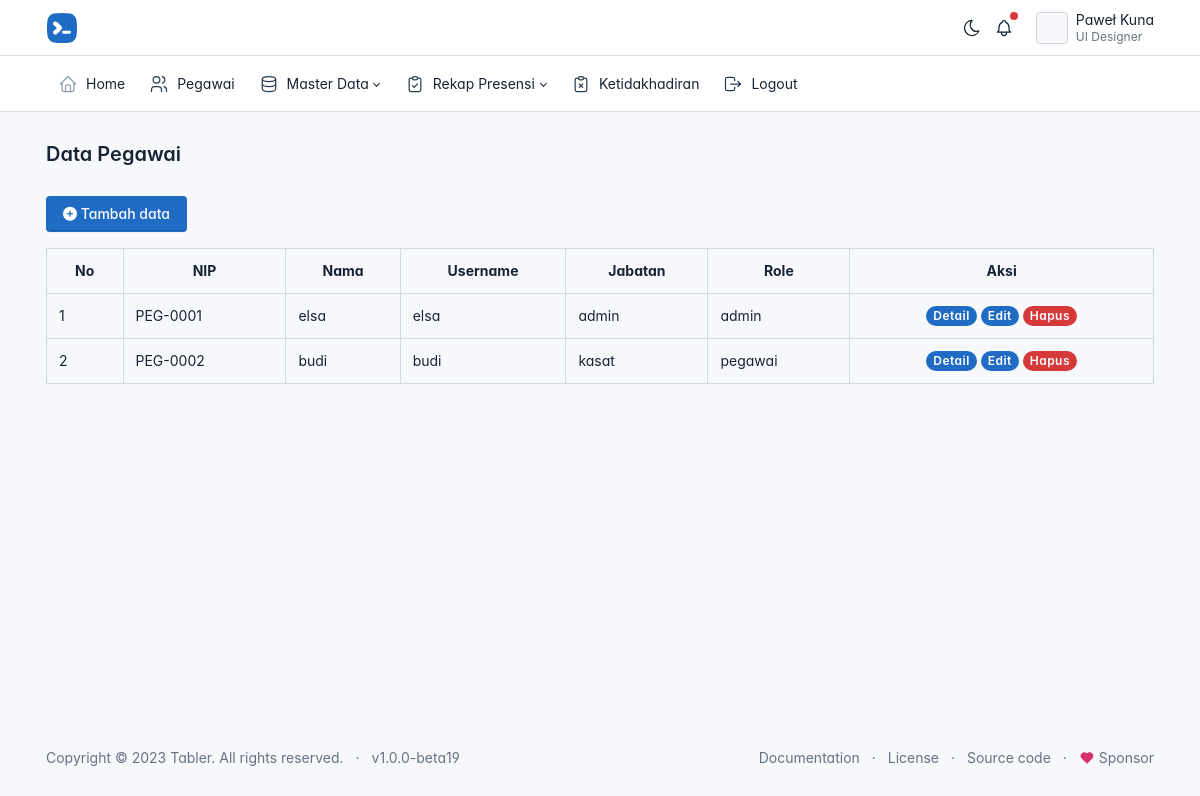
Before: /admin/data_pegawai/pegawai.php (signed in) with the older database file.
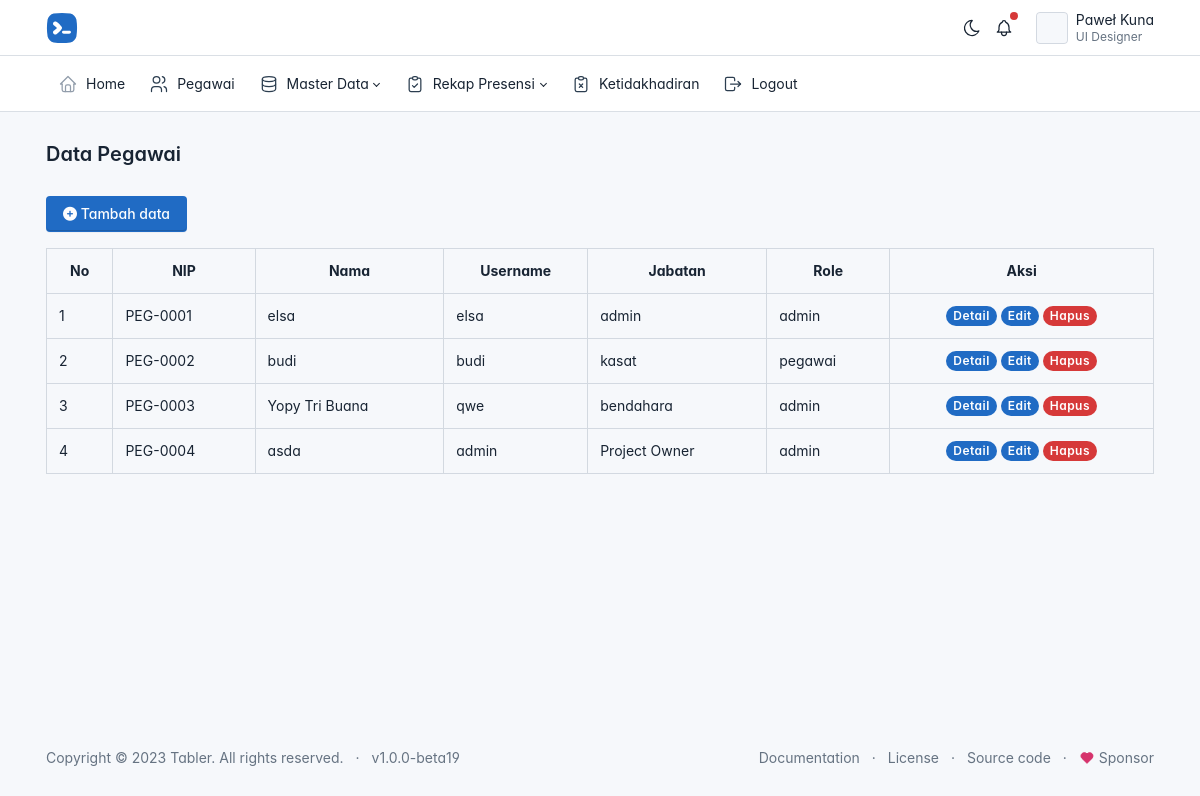
After: the same page with the newer database file.
### tables this page shows
CREATE TABLE `users` (
  `id` int(11) NOT NULL,
  `id_pegawai` int(11) NOT NULL,
  `username` varchar(255) NOT NULL,
  `password` varchar(255) NOT NULL,
  `status` varchar(20) NOT NULL,
  `role` varchar(20) NOT NULL
);

CREATE TABLE `pegawai` (
  `id` int(11) NOT NULL,
  `nip` varchar(50) NOT NULL,
  `nama` varchar(255) NOT NULL,
  `jenis_kelamin` varchar(50) NOT NULL,
  `alamat` varchar(225) NOT NULL,
  `no_handphone` varchar(20) NOT NULL,
  `jabatan` varchar(50) NOT NULL,
  `lokasi_presensi` varchar(225) NOT NULL,
  `foto` varchar(225) NOT NULL
);

### config.php (called while the page is built, shortened)
<?php
function base_url($url = null)
{
    $base_url = 'http://localhost/presensi';
    if ($url != null) {
        return $base_url . "/".$url;
    }
    return $base_url;
}

### admin/data_pegawai/pegawai.php (the view, shortened to what this page needs)
<?php
include('../../admin/layout/header.php');
require_once('../../config.php');
$result = mysqli_query($connection, "SELECT users.id_pegawai, users.username, users.password, users.status, users.role, pegawai.* FROM users JOIN pegawai ON users.id_pegawai = pegawai.id") or die(mysqli_error($connection));
?>
<div class="page-body">
    <div class="container-xl">
        <a href="<?= base_url('admin/data_pegawai/tambah.php') ?>" class="btn btn-primary">
            <span class="text">
                <i class="fa-solid fa-circle-plus"></i>
                Tambah data
            </span>
        </a>
        <table class="table table-bordered mt-3">
            <tr class="text-center">
                <th>No</th>
                <th>NIP</th>
                <th>Nama</th>
                <th>Username</th>
                <th>Jabatan</th>
                <th>Role</th>
                <th>Aksi</th>
            </tr>
            <?php if (mysqli_num_rows($result) === 0) { ?>
                <tr>
                    <td colspan="7">Data Kosong, Silahkan tambahkan data baru</td>
                </tr>
            <?php } else { ?>
                <?php $no = 1;
                while ($pegawai = mysqli_fetch_array($result)) : ?>
                    <tr >
                        <td><?= $no++ ?></td>
                        <td><?= $pegawai['nip'] ?></td>
                        <td><?= $pegawai['nama']  ?></td>
                        <td><?= $pegawai['username'] ?></td>
                        <td><?= $pegawai['jabatan'] ?></td>
                        <td><?= $pegawai['role'] ?></td>
                        <td class="text-center">
                            <a href="<?= base_url('admin/data_pegawai/detail.php?id=' . $pegawai['id']) ?>" class="badge badge-pill bg-primary">Detail</a>
                            <a href="<?= base_url('admin/data_pegawai/edit.php?id=' . $pegawai['id']) ?>" class="badge badge-pill bg-primary">Edit</a>
                            <a href="<?= base_url('admin/data_pegawai/hapus.php?id=' . $pegawai['id']) ?>" class="badge badge-pill bg-danger tombol-hapus">Hapus</a>
                        </td>
                    </tr>
                <?php endwhile; ?>
            <?php } ?>
        </table>
    </div>
</div>
<?php include('../layout/footer.php'); ?>

Changed rows visible on the page:
added users: id_pegawai.nip "PEG-0003", id_pegawai.nama "Yopy Tri Buana", username "qwe", id_pegawai.jabatan "bendahara", role "admin"
added users: id_pegawai.nip "PEG-0004", id_pegawai.nama "asda", username "admin", id_pegawai.jabatan "Project Owner", role "admin"
